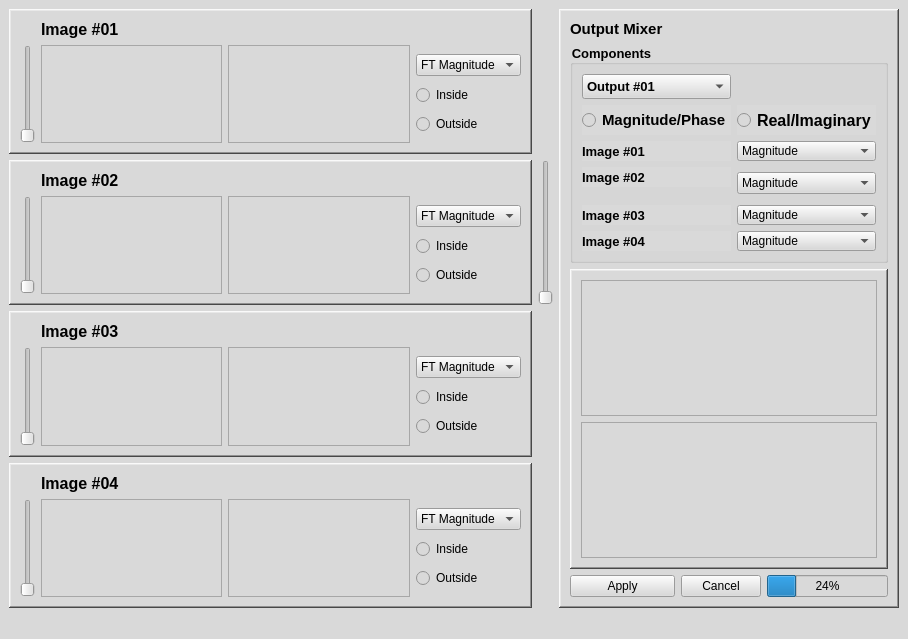
<?xml version="1.0" encoding="UTF-8"?>
<ui version="4.0">
 <class>MainWindow</class>
 <widget class="QMainWindow" name="MainWindow">
  <property name="geometry">
   <rect>
    <x>0</x>
    <y>0</y>
    <width>908</width>
    <height>639</height>
   </rect>
  </property>
  <property name="windowTitle">
   <string>MainWindow</string>
  </property>
  <property name="styleSheet">
   <string notr="true">background-color: rgb(217, 217, 217);</string>
  </property>
  <widget class="QWidget" name="centralwidget">
   <layout class="QGridLayout" name="gridLayout">
    <item row="0" column="0">
     <widget class="QFrame" name="frame_6">
      <property name="mouseTracking">
       <bool>false</bool>
      </property>
      <property name="frameShape">
       <enum>QFrame::WinPanel</enum>
      </property>
      <property name="frameShadow">
       <enum>QFrame::Raised</enum>
      </property>
      <layout class="QGridLayout" name="gridLayout_5">
       <item row="2" column="4">
        <layout class="QVBoxLayout" name="verticalLayout_5">
         <property name="spacing">
          <number>0</number>
         </property>
         <property name="sizeConstraint">
          <enum>QLayout::SetNoConstraint</enum>
         </property>
         <property name="rightMargin">
          <number>0</number>
         </property>
         <item>
          <widget class="QComboBox" name="imageComboBox1">
           <item>
            <property name="text">
             <string>FT Magnitude</string>
            </property>
           </item>
           <item>
            <property name="text">
             <string>FT Phase</string>
            </property>
           </item>
           <item>
            <property name="text">
             <string>FT Real</string>
            </property>
           </item>
           <item>
            <property name="text">
             <string>FT Imaginary</string>
            </property>
           </item>
          </widget>
         </item>
         <item>
          <widget class="QRadioButton" name="insideButton_1">
           <property name="maximumSize">
            <size>
             <width>60</width>
             <height>20</height>
            </size>
           </property>
           <property name="text">
            <string>Inside</string>
           </property>
          </widget>
         </item>
         <item>
          <widget class="QRadioButton" name="outsideButton_1">
           <property name="maximumSize">
            <size>
             <width>80</width>
             <height>20</height>
            </size>
           </property>
           <property name="text">
            <string>Outside</string>
           </property>
          </widget>
         </item>
        </layout>
       </item>
       <item row="2" column="3">
        <widget class="QGraphicsView" name="imageComponent1"/>
       </item>
       <item row="2" column="1">
        <widget class="QGraphicsView" name="imageLabel1"/>
       </item>
       <item row="2" column="0">
        <widget class="QSlider" name="verticalSlider_1">
         <property name="orientation">
          <enum>Qt::Vertical</enum>
         </property>
        </widget>
       </item>
       <item row="1" column="1">
        <widget class="QLabel" name="label_15">
         <property name="font">
          <font>
           <pointsize>12</pointsize>
           <bold>true</bold>
          </font>
         </property>
         <property name="text">
          <string>Image #01</string>
         </property>
         <property name="alignment">
          <set>Qt::AlignLeading|Qt::AlignLeft|Qt::AlignVCenter</set>
         </property>
        </widget>
       </item>
      </layout>
     </widget>
    </item>
    <item row="0" column="2" rowspan="4">
     <widget class="QFrame" name="frame_5">
      <property name="sizePolicy">
       <sizepolicy hsizetype="Expanding" vsizetype="Expanding">
        <horstretch>0</horstretch>
        <verstretch>0</verstretch>
       </sizepolicy>
      </property>
      <property name="maximumSize">
       <size>
        <width>650</width>
        <height>16777215</height>
       </size>
      </property>
      <property name="frameShape">
       <enum>QFrame::WinPanel</enum>
      </property>
      <property name="frameShadow">
       <enum>QFrame::Raised</enum>
      </property>
      <layout class="QGridLayout" name="gridLayout_6">
       <item row="0" column="0">
        <widget class="QLabel" name="label_11">
         <property name="font">
          <font>
           <pointsize>11</pointsize>
           <bold>true</bold>
          </font>
         </property>
         <property name="text">
          <string>Output Mixer   </string>
         </property>
        </widget>
       </item>
       <item row="1" column="0" colspan="4">
        <widget class="QGroupBox" name="groupBox">
         <property name="maximumSize">
          <size>
           <width>16777215</width>
           <height>230</height>
          </size>
         </property>
         <property name="font">
          <font>
           <pointsize>10</pointsize>
           <bold>true</bold>
          </font>
         </property>
         <property name="title">
          <string>Components</string>
         </property>
         <layout class="QGridLayout" name="gridLayout_8">
          <item row="11" column="0">
           <spacer name="verticalSpacer_3">
            <property name="orientation">
             <enum>Qt::Vertical</enum>
            </property>
            <property name="sizeHint" stdset="0">
             <size>
              <width>20</width>
              <height>40</height>
             </size>
            </property>
           </spacer>
          </item>
          <item row="3" column="0">
           <widget class="QLabel" name="label">
            <property name="minimumSize">
             <size>
              <width>0</width>
              <height>20</height>
             </size>
            </property>
            <property name="font">
             <font>
              <pointsize>10</pointsize>
              <bold>true</bold>
             </font>
            </property>
            <property name="text">
             <string>Image #01</string>
            </property>
           </widget>
          </item>
          <item row="0" column="0">
           <widget class="QComboBox" name="comboBox_5">
            <property name="minimumSize">
             <size>
              <width>0</width>
              <height>25</height>
             </size>
            </property>
            <property name="maximumSize">
             <size>
              <width>300</width>
              <height>16777215</height>
             </size>
            </property>
            <property name="font">
             <font>
              <family>Segoe UI</family>
              <pointsize>10</pointsize>
              <bold>true</bold>
             </font>
            </property>
            <item>
             <property name="text">
              <string>Output #01</string>
             </property>
            </item>
            <item>
             <property name="text">
              <string>Output #02</string>
             </property>
            </item>
           </widget>
          </item>
          <item row="2" column="1">
           <widget class="QRadioButton" name="radioButton2">
            <property name="minimumSize">
             <size>
              <width>0</width>
              <height>30</height>
             </size>
            </property>
            <property name="font">
             <font>
              <pointsize>12</pointsize>
              <bold>true</bold>
             </font>
            </property>
            <property name="text">
             <string>Real/Imaginary</string>
            </property>
           </widget>
          </item>
          <item row="4" column="0">
           <spacer name="verticalSpacer">
            <property name="orientation">
             <enum>Qt::Vertical</enum>
            </property>
            <property name="sizeHint" stdset="0">
             <size>
              <width>20</width>
              <height>40</height>
             </size>
            </property>
           </spacer>
          </item>
          <item row="6" column="0">
           <widget class="QLabel" name="label_17">
            <property name="minimumSize">
             <size>
              <width>0</width>
              <height>20</height>
             </size>
            </property>
            <property name="font">
             <font>
              <pointsize>10</pointsize>
              <bold>true</bold>
             </font>
            </property>
            <property name="text">
             <string>Image #02</string>
            </property>
           </widget>
          </item>
          <item row="6" column="1" rowspan="3">
           <widget class="QComboBox" name="comboBox_2">
            <property name="minimumSize">
             <size>
              <width>0</width>
              <height>20</height>
             </size>
            </property>
            <item>
             <property name="text">
              <string>Magnitude</string>
             </property>
            </item>
            <item>
             <property name="text">
              <string>Phase</string>
             </property>
            </item>
           </widget>
          </item>
          <item row="13" column="0">
           <widget class="QLabel" name="label_19">
            <property name="minimumSize">
             <size>
              <width>0</width>
              <height>20</height>
             </size>
            </property>
            <property name="font">
             <font>
              <pointsize>10</pointsize>
              <bold>true</bold>
             </font>
            </property>
            <property name="text">
             <string>Image #04</string>
            </property>
           </widget>
          </item>
          <item row="3" column="1" rowspan="2">
           <widget class="QComboBox" name="comboBox_1">
            <property name="minimumSize">
             <size>
              <width>0</width>
              <height>20</height>
             </size>
            </property>
            <item>
             <property name="text">
              <string>Magnitude</string>
             </property>
            </item>
            <item>
             <property name="text">
              <string>Phase</string>
             </property>
            </item>
           </widget>
          </item>
          <item row="1" column="1">
           <spacer name="verticalSpacer_5">
            <property name="orientation">
             <enum>Qt::Vertical</enum>
            </property>
            <property name="sizeHint" stdset="0">
             <size>
              <width>20</width>
              <height>40</height>
             </size>
            </property>
           </spacer>
          </item>
          <item row="13" column="1">
           <widget class="QComboBox" name="comboBox_4">
            <property name="minimumSize">
             <size>
              <width>0</width>
              <height>20</height>
             </size>
            </property>
            <item>
             <property name="text">
              <string>Magnitude</string>
             </property>
            </item>
            <item>
             <property name="text">
              <string>Phase</string>
             </property>
            </item>
           </widget>
          </item>
          <item row="10" column="1" rowspan="2">
           <widget class="QComboBox" name="comboBox_3">
            <property name="minimumSize">
             <size>
              <width>0</width>
              <height>20</height>
             </size>
            </property>
            <item>
             <property name="text">
              <string>Magnitude</string>
             </property>
            </item>
            <item>
             <property name="text">
              <string>Phase</string>
             </property>
            </item>
           </widget>
          </item>
          <item row="2" column="0">
           <widget class="QRadioButton" name="radioButton1">
            <property name="minimumSize">
             <size>
              <width>0</width>
              <height>30</height>
             </size>
            </property>
            <property name="font">
             <font>
              <pointsize>11</pointsize>
              <bold>true</bold>
             </font>
            </property>
            <property name="text">
             <string>Magnitude/Phase</string>
            </property>
           </widget>
          </item>
          <item row="10" column="0">
           <widget class="QLabel" name="label_18">
            <property name="minimumSize">
             <size>
              <width>0</width>
              <height>20</height>
             </size>
            </property>
            <property name="font">
             <font>
              <pointsize>10</pointsize>
              <bold>true</bold>
             </font>
            </property>
            <property name="text">
             <string>Image #03</string>
            </property>
           </widget>
          </item>
          <item row="9" column="0">
           <spacer name="verticalSpacer_2">
            <property name="orientation">
             <enum>Qt::Vertical</enum>
            </property>
            <property name="sizeHint" stdset="0">
             <size>
              <width>20</width>
              <height>40</height>
             </size>
            </property>
           </spacer>
          </item>
         </layout>
        </widget>
       </item>
       <item row="6" column="0">
        <widget class="QPushButton" name="pushButton">
         <property name="text">
          <string>Apply</string>
         </property>
        </widget>
       </item>
       <item row="6" column="1">
        <widget class="QPushButton" name="pushButton_2">
         <property name="text">
          <string>Cancel</string>
         </property>
        </widget>
       </item>
       <item row="3" column="0" colspan="4">
        <widget class="QFrame" name="frame_7">
         <property name="minimumSize">
          <size>
           <width>0</width>
           <height>140</height>
          </size>
         </property>
         <property name="mouseTracking">
          <bool>false</bool>
         </property>
         <property name="frameShape">
          <enum>QFrame::WinPanel</enum>
         </property>
         <property name="frameShadow">
          <enum>QFrame::Raised</enum>
         </property>
         <layout class="QGridLayout" name="gridLayout_7">
          <item row="0" column="0">
           <widget class="QGraphicsView" name="outputImage1"/>
          </item>
          <item row="1" column="0">
           <widget class="QGraphicsView" name="outputImage2"/>
          </item>
         </layout>
        </widget>
       </item>
       <item row="6" column="2" colspan="2">
        <widget class="QProgressBar" name="progressBar">
         <property name="value">
          <number>24</number>
         </property>
        </widget>
       </item>
       <item row="2" column="1">
        <spacer name="verticalSpacer_4">
         <property name="orientation">
          <enum>Qt::Vertical</enum>
         </property>
         <property name="sizeType">
          <enum>QSizePolicy::Expanding</enum>
         </property>
         <property name="sizeHint" stdset="0">
          <size>
           <width>10</width>
           <height>100</height>
          </size>
         </property>
        </spacer>
       </item>
       <item row="4" column="0" colspan="4">
        <layout class="QHBoxLayout" name="horizontalLayout_2"/>
       </item>
      </layout>
     </widget>
    </item>
    <item row="1" column="0">
     <widget class="QFrame" name="frame_2">
      <property name="frameShape">
       <enum>QFrame::WinPanel</enum>
      </property>
      <property name="frameShadow">
       <enum>QFrame::Raised</enum>
      </property>
      <layout class="QGridLayout" name="gridLayout_2">
       <item row="1" column="4">
        <layout class="QVBoxLayout" name="verticalLayout_2">
         <property name="spacing">
          <number>0</number>
         </property>
         <property name="sizeConstraint">
          <enum>QLayout::SetNoConstraint</enum>
         </property>
         <property name="rightMargin">
          <number>0</number>
         </property>
         <item>
          <widget class="QComboBox" name="imageComboBox2">
           <item>
            <property name="text">
             <string>FT Magnitude</string>
            </property>
           </item>
           <item>
            <property name="text">
             <string>FT Phase</string>
            </property>
           </item>
           <item>
            <property name="text">
             <string>FT Real</string>
            </property>
           </item>
           <item>
            <property name="text">
             <string>FT Imaginary</string>
            </property>
           </item>
          </widget>
         </item>
         <item>
          <widget class="QRadioButton" name="insideButton_2">
           <property name="maximumSize">
            <size>
             <width>60</width>
             <height>20</height>
            </size>
           </property>
           <property name="text">
            <string>Inside</string>
           </property>
          </widget>
         </item>
         <item>
          <widget class="QRadioButton" name="outsideButton_2">
           <property name="maximumSize">
            <size>
             <width>80</width>
             <height>20</height>
            </size>
           </property>
           <property name="text">
            <string>Outside</string>
           </property>
          </widget>
         </item>
        </layout>
       </item>
       <item row="1" column="0">
        <widget class="QSlider" name="verticalSlider_2">
         <property name="orientation">
          <enum>Qt::Vertical</enum>
         </property>
        </widget>
       </item>
       <item row="1" column="1">
        <widget class="QGraphicsView" name="imageLabel2"/>
       </item>
       <item row="1" column="3">
        <widget class="QGraphicsView" name="imageComponent2"/>
       </item>
       <item row="0" column="1">
        <widget class="QLabel" name="label_14">
         <property name="font">
          <font>
           <pointsize>12</pointsize>
           <bold>true</bold>
          </font>
         </property>
         <property name="text">
          <string>Image #02</string>
         </property>
        </widget>
       </item>
      </layout>
     </widget>
    </item>
    <item row="1" column="1">
     <widget class="QSlider" name="verticalSlider">
      <property name="minimum">
       <number>50</number>
      </property>
      <property name="maximum">
       <number>300</number>
      </property>
      <property name="orientation">
       <enum>Qt::Vertical</enum>
      </property>
     </widget>
    </item>
    <item row="2" column="0">
     <widget class="QFrame" name="frame_3">
      <property name="frameShape">
       <enum>QFrame::WinPanel</enum>
      </property>
      <property name="frameShadow">
       <enum>QFrame::Raised</enum>
      </property>
      <layout class="QGridLayout" name="gridLayout_3">
       <item row="1" column="1">
        <widget class="QGraphicsView" name="imageLabel3"/>
       </item>
       <item row="1" column="4">
        <layout class="QVBoxLayout" name="verticalLayout_3">
         <property name="spacing">
          <number>0</number>
         </property>
         <property name="sizeConstraint">
          <enum>QLayout::SetNoConstraint</enum>
         </property>
         <property name="rightMargin">
          <number>0</number>
         </property>
         <item>
          <widget class="QComboBox" name="imageComboBox3">
           <item>
            <property name="text">
             <string>FT Magnitude</string>
            </property>
           </item>
           <item>
            <property name="text">
             <string>FT Phase</string>
            </property>
           </item>
           <item>
            <property name="text">
             <string>FT Real</string>
            </property>
           </item>
           <item>
            <property name="text">
             <string>FT Imaginary</string>
            </property>
           </item>
          </widget>
         </item>
         <item>
          <widget class="QRadioButton" name="insideButton_3">
           <property name="maximumSize">
            <size>
             <width>60</width>
             <height>20</height>
            </size>
           </property>
           <property name="text">
            <string>Inside</string>
           </property>
          </widget>
         </item>
         <item>
          <widget class="QRadioButton" name="outsideButton_3">
           <property name="maximumSize">
            <size>
             <width>80</width>
             <height>20</height>
            </size>
           </property>
           <property name="text">
            <string>Outside</string>
           </property>
          </widget>
         </item>
        </layout>
       </item>
       <item row="1" column="0">
        <widget class="QSlider" name="verticalSlider_3">
         <property name="orientation">
          <enum>Qt::Vertical</enum>
         </property>
        </widget>
       </item>
       <item row="1" column="3">
        <widget class="QGraphicsView" name="imageComponent3"/>
       </item>
       <item row="0" column="1">
        <widget class="QLabel" name="label_13">
         <property name="font">
          <font>
           <pointsize>12</pointsize>
           <bold>true</bold>
          </font>
         </property>
         <property name="text">
          <string>Image #03</string>
         </property>
        </widget>
       </item>
      </layout>
     </widget>
    </item>
    <item row="3" column="0">
     <widget class="QFrame" name="frame_4">
      <property name="frameShape">
       <enum>QFrame::WinPanel</enum>
      </property>
      <property name="frameShadow">
       <enum>QFrame::Raised</enum>
      </property>
      <layout class="QGridLayout" name="gridLayout_4">
       <item row="1" column="1">
        <widget class="QGraphicsView" name="imageLabel4"/>
       </item>
       <item row="1" column="4">
        <layout class="QVBoxLayout" name="verticalLayout_4">
         <property name="spacing">
          <number>0</number>
         </property>
         <property name="sizeConstraint">
          <enum>QLayout::SetNoConstraint</enum>
         </property>
         <property name="rightMargin">
          <number>0</number>
         </property>
         <item>
          <widget class="QComboBox" name="imageComboBox4">
           <item>
            <property name="text">
             <string>FT Magnitude</string>
            </property>
           </item>
           <item>
            <property name="text">
             <string>FT Phase</string>
            </property>
           </item>
           <item>
            <property name="text">
             <string>FT Real</string>
            </property>
           </item>
           <item>
            <property name="text">
             <string>FT Imaginary</string>
            </property>
           </item>
          </widget>
         </item>
         <item>
          <widget class="QRadioButton" name="insideButton_4">
           <property name="maximumSize">
            <size>
             <width>60</width>
             <height>20</height>
            </size>
           </property>
           <property name="text">
            <string>Inside</string>
           </property>
          </widget>
         </item>
         <item>
          <widget class="QRadioButton" name="outsideButton_4">
           <property name="maximumSize">
            <size>
             <width>80</width>
             <height>20</height>
            </size>
           </property>
           <property name="text">
            <string>Outside</string>
           </property>
          </widget>
         </item>
        </layout>
       </item>
       <item row="1" column="0">
        <widget class="QSlider" name="verticalSlider_4">
         <property name="orientation">
          <enum>Qt::Vertical</enum>
         </property>
        </widget>
       </item>
       <item row="1" column="3">
        <widget class="QGraphicsView" name="imageComponent4"/>
       </item>
       <item row="0" column="1">
        <widget class="QLabel" name="label_12">
         <property name="font">
          <font>
           <pointsize>12</pointsize>
           <bold>true</bold>
          </font>
         </property>
         <property name="text">
          <string>Image #04</string>
         </property>
        </widget>
       </item>
      </layout>
     </widget>
    </item>
   </layout>
  </widget>
  <widget class="QMenuBar" name="menubar">
   <property name="geometry">
    <rect>
     <x>0</x>
     <y>0</y>
     <width>908</width>
     <height>22</height>
    </rect>
   </property>
  </widget>
  <widget class="QStatusBar" name="statusbar"/>
 </widget>
 <resources/>
 <connections/>
</ui>
